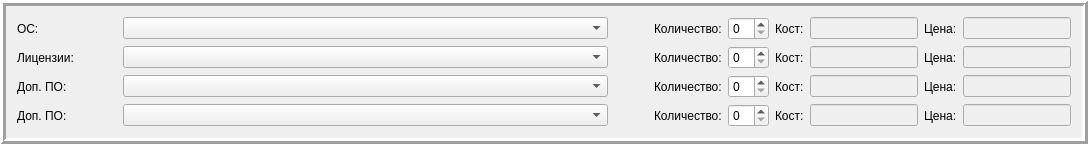
        <widget class="QFrame" name="frame_9">
         <property name="frameShape">
          <enum>QFrame::Box</enum>
         </property>
         <property name="frameShadow">
          <enum>QFrame::Raised</enum>
         </property>
         <property name="lineWidth">
          <number>3</number>
         </property>
         <layout class="QGridLayout" name="gridLayout_12">
          <item row="1" column="0">
           <layout class="QHBoxLayout" name="horizontalLayout_23">
            <item>
             <widget class="QLabel" name="label_69">
              <property name="minimumSize">
               <size>
                <width>100</width>
                <height>0</height>
               </size>
              </property>
              <property name="text">
               <string>Лицензии: </string>
              </property>
             </widget>
            </item>
            <item>
             <widget class="QComboBox" name="comboBox_Lic">
              <property name="minimumSize">
               <size>
                <width>485</width>
                <height>0</height>
               </size>
              </property>
             </widget>
            </item>
            <item>
             <spacer name="horizontalSpacer_30">
              <property name="orientation">
               <enum>Qt::Horizontal</enum>
              </property>
              <property name="sizeHint" stdset="0">
               <size>
                <width>40</width>
                <height>20</height>
               </size>
              </property>
             </spacer>
            </item>
            <item>
             <widget class="QLabel" name="label_70">
              <property name="text">
               <string>Количество:</string>
              </property>
             </widget>
            </item>
            <item>
             <widget class="QSpinBox" name="spinBox_Lic"/>
            </item>
            <item>
             <widget class="QLabel" name="label_71">
              <property name="text">
               <string>Кост:</string>
              </property>
             </widget>
            </item>
            <item>
             <widget class="QLineEdit" name="lineEdit_cost_Lic">
              <property name="enabled">
               <bool>false</bool>
              </property>
              <property name="sizePolicy">
               <sizepolicy hsizetype="Fixed" vsizetype="Fixed">
                <horstretch>0</horstretch>
                <verstretch>0</verstretch>
               </sizepolicy>
              </property>
             </widget>
            </item>
            <item>
             <widget class="QLabel" name="label_72">
              <property name="text">
               <string>Цена:</string>
              </property>
             </widget>
            </item>
            <item>
             <widget class="QLineEdit" name="lineEdit_price_Lic">
              <property name="enabled">
               <bool>false</bool>
              </property>
              <property name="sizePolicy">
               <sizepolicy hsizetype="Fixed" vsizetype="Fixed">
                <horstretch>0</horstretch>
                <verstretch>0</verstretch>
               </sizepolicy>
              </property>
             </widget>
            </item>
           </layout>
          </item>
          <item row="0" column="0">
           <layout class="QHBoxLayout" name="horizontalLayout_22">
            <item>
             <widget class="QLabel" name="label_65">
              <property name="minimumSize">
               <size>
                <width>100</width>
                <height>0</height>
               </size>
              </property>
              <property name="text">
               <string>ОС: </string>
              </property>
             </widget>
            </item>
            <item>
             <widget class="QComboBox" name="comboBox_OS">
              <property name="minimumSize">
               <size>
                <width>485</width>
                <height>0</height>
               </size>
              </property>
             </widget>
            </item>
            <item>
             <spacer name="horizontalSpacer_29">
              <property name="orientation">
               <enum>Qt::Horizontal</enum>
              </property>
              <property name="sizeHint" stdset="0">
               <size>
                <width>40</width>
                <height>20</height>
               </size>
              </property>
             </spacer>
            </item>
            <item>
             <widget class="QLabel" name="label_66">
              <property name="text">
               <string>Количество:</string>
              </property>
             </widget>
            </item>
            <item>
             <widget class="QSpinBox" name="spinBox_OS"/>
            </item>
            <item>
             <widget class="QLabel" name="label_67">
              <property name="text">
               <string>Кост:</string>
              </property>
             </widget>
            </item>
            <item>
             <widget class="QLineEdit" name="lineEdit_cost_OS">
              <property name="enabled">
               <bool>false</bool>
              </property>
              <property name="sizePolicy">
               <sizepolicy hsizetype="Fixed" vsizetype="Fixed">
                <horstretch>0</horstretch>
                <verstretch>0</verstretch>
               </sizepolicy>
              </property>
             </widget>
            </item>
            <item>
             <widget class="QLabel" name="label_68">
              <property name="text">
               <string>Цена:</string>
              </property>
             </widget>
            </item>
            <item>
             <widget class="QLineEdit" name="lineEdit_price_OS">
              <property name="enabled">
               <bool>false</bool>
              </property>
              <property name="sizePolicy">
               <sizepolicy hsizetype="Fixed" vsizetype="Fixed">
                <horstretch>0</horstretch>
                <verstretch>0</verstretch>
               </sizepolicy>
              </property>
             </widget>
            </item>
           </layout>
          </item>
          <item row="2" column="0">
           <layout class="QHBoxLayout" name="horizontalLayout_24">
            <item>
             <widget class="QLabel" name="label_73">
              <property name="minimumSize">
               <size>
                <width>100</width>
                <height>0</height>
               </size>
              </property>
              <property name="text">
               <string>Доп. ПО: </string>
              </property>
             </widget>
            </item>
            <item>
             <widget class="QComboBox" name="comboBox_Soft1">
              <property name="minimumSize">
               <size>
                <width>485</width>
                <height>0</height>
               </size>
              </property>
             </widget>
            </item>
            <item>
             <spacer name="horizontalSpacer_31">
              <property name="orientation">
               <enum>Qt::Horizontal</enum>
              </property>
              <property name="sizeHint" stdset="0">
               <size>
                <width>40</width>
                <height>20</height>
               </size>
              </property>
             </spacer>
            </item>
            <item>
             <widget class="QLabel" name="label_74">
              <property name="text">
               <string>Количество:</string>
              </property>
             </widget>
            </item>
            <item>
             <widget class="QSpinBox" name="spinBox_Soft1"/>
            </item>
            <item>
             <widget class="QLabel" name="label_75">
              <property name="text">
               <string>Кост:</string>
              </property>
             </widget>
            </item>
            <item>
             <widget class="QLineEdit" name="lineEdit_cost_Soft1">
              <property name="enabled">
               <bool>false</bool>
              </property>
              <property name="sizePolicy">
               <sizepolicy hsizetype="Fixed" vsizetype="Fixed">
                <horstretch>0</horstretch>
                <verstretch>0</verstretch>
               </sizepolicy>
              </property>
             </widget>
            </item>
            <item>
             <widget class="QLabel" name="label_76">
              <property name="text">
               <string>Цена:</string>
              </property>
             </widget>
            </item>
            <item>
             <widget class="QLineEdit" name="lineEdit_price_Soft1">
              <property name="enabled">
               <bool>false</bool>
              </property>
              <property name="sizePolicy">
               <sizepolicy hsizetype="Fixed" vsizetype="Fixed">
                <horstretch>0</horstretch>
                <verstretch>0</verstretch>
               </sizepolicy>
              </property>
             </widget>
            </item>
           </layout>
          </item>
          <item row="3" column="0">
           <layout class="QHBoxLayout" name="horizontalLayout_25">
            <item>
             <widget class="QLabel" name="label_77">
              <property name="minimumSize">
               <size>
                <width>100</width>
                <height>0</height>
               </size>
              </property>
              <property name="text">
               <string>Доп. ПО: </string>
              </property>
             </widget>
            </item>
            <item>
             <widget class="QComboBox" name="comboBox_Soft2">
              <property name="minimumSize">
               <size>
                <width>485</width>
                <height>0</height>
               </size>
              </property>
             </widget>
            </item>
            <item>
             <spacer name="horizontalSpacer_32">
              <property name="orientation">
               <enum>Qt::Horizontal</enum>
              </property>
              <property name="sizeHint" stdset="0">
               <size>
                <width>40</width>
                <height>20</height>
               </size>
              </property>
             </spacer>
            </item>
            <item>
             <widget class="QLabel" name="label_78">
              <property name="text">
               <string>Количество:</string>
              </property>
             </widget>
            </item>
            <item>
             <widget class="QSpinBox" name="spinBox_Soft2"/>
            </item>
            <item>
             <widget class="QLabel" name="label_79">
              <property name="text">
               <string>Кост:</string>
              </property>
             </widget>
            </item>
            <item>
             <widget class="QLineEdit" name="lineEdit_cost_Soft2">
              <property name="enabled">
               <bool>false</bool>
              </property>
              <property name="sizePolicy">
               <sizepolicy hsizetype="Fixed" vsizetype="Fixed">
                <horstretch>0</horstretch>
                <verstretch>0</verstretch>
               </sizepolicy>
              </property>
             </widget>
            </item>
            <item>
             <widget class="QLabel" name="label_80">
              <property name="text">
               <string>Цена:</string>
              </property>
             </widget>
            </item>
            <item>
             <widget class="QLineEdit" name="lineEdit_price_Soft2">
              <property name="enabled">
               <bool>false</bool>
              </property>
              <property name="sizePolicy">
               <sizepolicy hsizetype="Fixed" vsizetype="Fixed">
                <horstretch>0</horstretch>
                <verstretch>0</verstretch>
               </sizepolicy>
              </property>
             </widget>
            </item>
           </layout>
          </item>
         </layout>
        </widget>
